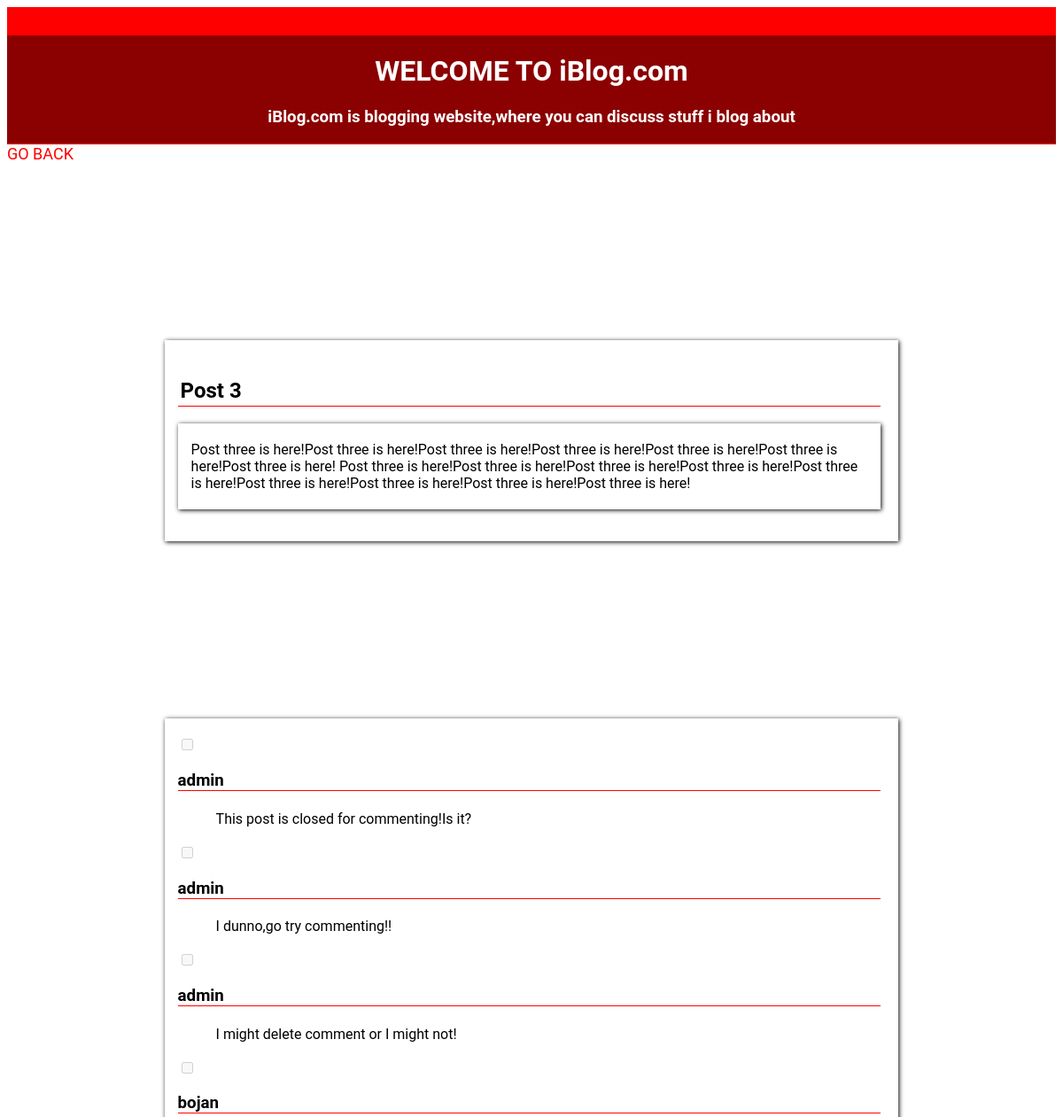
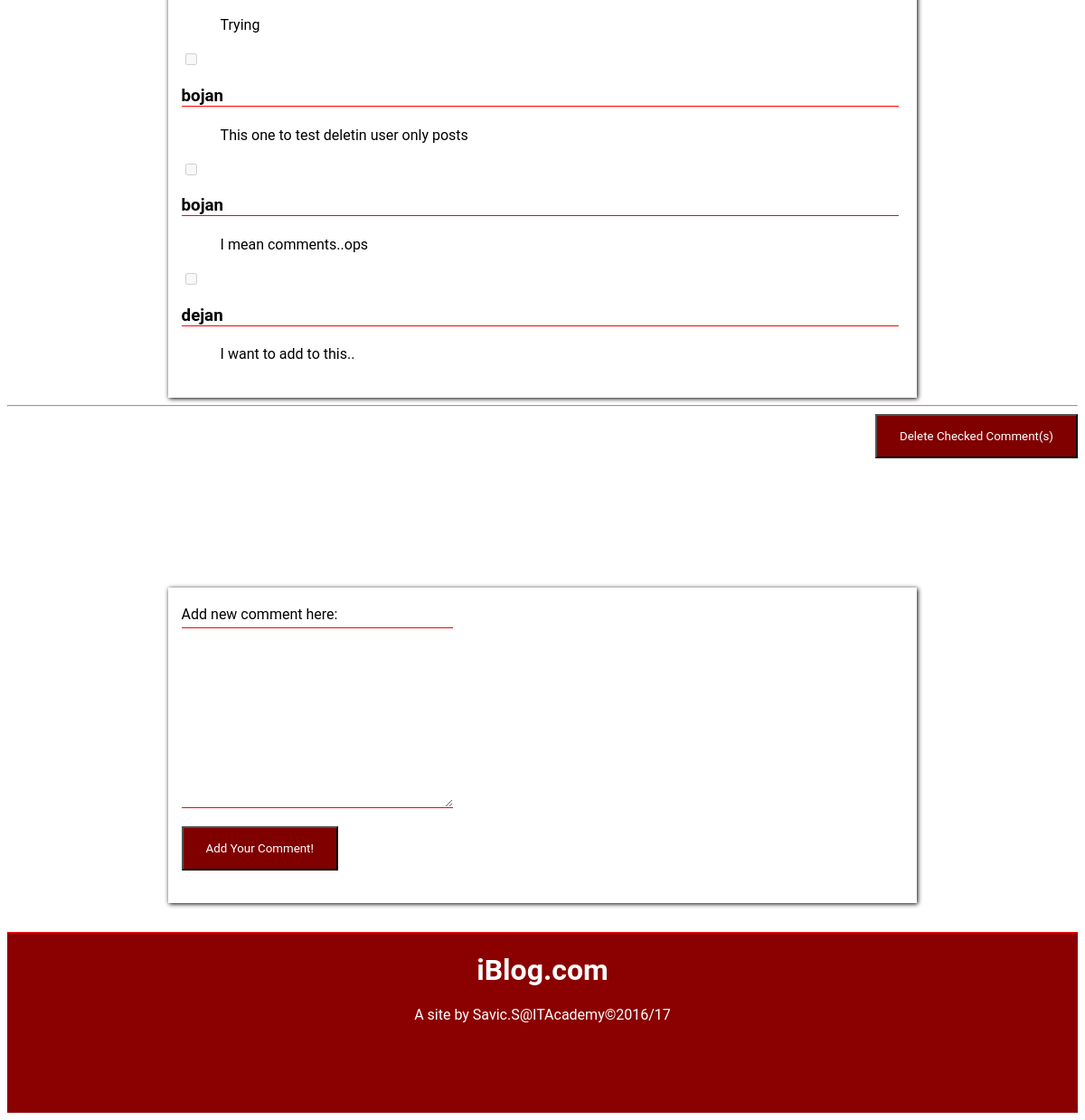
Screenshot of /post.php?id=3 with the database file from the repository (2 pictures, top to bottom).
### tables this page shows
CREATE TABLE `posts` (
  `post_id` int(11) NOT NULL AUTO_INCREMENT,
  `user_name` varchar(50) NOT NULL,
  `title` varchar(225) DEFAULT NULL,
  `body` text,
  `category_id` int(11) NOT NULL,
  `posted` datetime DEFAULT NULL,
  PRIMARY KEY (`post_id`),
  KEY `category_id_fk_idx` (`category_id`),
  CONSTRAINT `category_id_fk` FOREIGN KEY (`category_id`) REFERENCES `categories` (`category_id`) ON DELETE NO ACTION ON UPDATE NO ACTION
);

CREATE TABLE `comments` (
  `comment_id` int(11) NOT NULL AUTO_INCREMENT,
  `post_id` int(11) NOT NULL,
  `username` varchar(45) DEFAULT NULL,
  `comment` text,
  PRIMARY KEY (`comment_id`),
  KEY `post_id_fk_idx` (`post_id`)
);

### post.php (the view, shortened to what this page needs)
<?php
include ('connect.php');
if (!isset($_GET['id'])){
  header('Location: index.php');
  exit();
}else{
  $id = $_GET['id'];
}
$sql = "SELECT title,body FROM posts WHERE post_id='$id'";
$query = $con->query($sql);
?>
<!DOCTYPE html>
<html lang="en">
	<head>
                <link rel="stylesheet" type="text/css" href="css/style.css" />
	</head>
    <?php
    include("header.php");
    ?>
  <body>
  <a href="index.php">GO BACK</a>
    <div>
        <div id="post">
          <?php
            $row = $query->fetch_assoc();
            echo "<h2>".$row['title']."</h2>";
            echo "<p>".$row['body']."</p>";
          ?>
        </div>
      <div id="comments">
          <?php
            $showCommentQuery =$con->query("SELECT * FROM comments WHERE post_id = '$id' ORDER BY comment_id ASC");
            while($row = $showCommentQuery->fetch_assoc()):
          ?>
                <form method="post" action="del_comm.php">
                    <div>
                       <span><input type="checkbox" name="checkbox[]" id="checkbox"  value="<?php echo $row['comment_id'];?>"
                       <?php
                         if ($_SESSION['username'] != 'admin' && $_SESSION['username']!= $row['username']){
                           ?>
                            disabled
                                <?php
                         }?>>
                        <h3><?php echo $row['username']; ?></h3></span>
                        <blockquote><?php echo $row['comment'];?></blockquote>
                    </div>
                  <?php endwhile;?>
                </form>
      </div>
        <hr/>
        <input type="submit" name="delComm" value="Delete Checked Comment(s)" style="float: right;"/>
      <div id="comment">
        <form method="post" action="">
            <label style="display: block">Add new comment here: </label>
          <textarea name="comment" style="width:300px;height: 200px;padding: 5px;margin: auto; "></textarea>
          <p><input type="submit" name="submit" value="Add Your Comment!"/></p>
        </form>
      </div>
    </div>
  </body>
    <?php
    include("footer.php");
    ?>
</html>

### header.php (shortened to what this page needs)
<!DOCTYPE html>
<html lang="en">
<head>
  <link rel="stylesheet" type="text/css" href="css/style.css" />
</head>
<header>
    <h1>WELCOME TO iBlog.com</h1>
    <h3>iBlog.com is blogging website,where you can discuss stuff i blog about</h3>
</header>

### footer.php (shortened to what this page needs)
<footer>
  <h1>iBlog.com</h1>
  <p>A site by Savic.S@ITAcademy&copy;2016/17</p>
</footer>

### css/style.css (style rules this page uses)
* { box-sizing: border-box; font-family: "Roboto","Droid Sans",sans-serif; }
input[type='submit'],input[type='button'] { background-color: maroon; color:white; padding:15px 25px; }
a { font-size:large; background-color:transparent; color:red; text-decoration:none; }
#comment { width:70%; height:auto; margin:auto; margin-top: 200px; padding:20px 20px 20px 15px; box-shadow:1px 1px 5px 0px; }
#comment label { padding-bottom:5px; }
#comment textarea { border-style:none; border-bottom:1px solid red; border-top:1px solid red; }
#comments { width:70%; height:auto; margin:auto; margin-top: 200px; padding:20px 20px 20px 15px; box-shadow:1px 1px 5px 0px; }
#comments input { padding: 3px; border-style:none; }
#comments h3 { border-bottom: 1px solid red; }
#comments blockquote { padding: 3px; }
#post { width:70%; height:auto; margin:auto; margin-top: 200px; padding:20px 20px 20px 15px; box-shadow:1px 1px 5px 0px; }
#post h2 { padding: 3px; border-bottom: 1px solid red; }
#post p { padding:20px 20px 20px 15px; box-shadow:1px 1px 5px 0px }
body { min-height: 50%; }
header { background-color:darkred; color:white; padding: 0px; margin:0px; border-top:2em solid red; border-bottom:1px solid red; text-align:center; height: 25%; }
footer { width:100%; height:200px; background-color:darkred; color:white; border-top:1px solid red; text-align:center; margin-top: 2em; margin-bottom: 0; }

### rows the page displays
posts: title "Post 3", body "Post three is here!Post three is here!Post three is here!Post three is here!Post three is here!Post three is here!Post three is here! Post three is here!Post three is here!Post three is here!Post three is here!Post three is here!Post three is here!Post three is here!Post three is here!Post three is here!"
comments: username "admin", comment "This post is closed for commenting!Is it?"
comments: username "admin", comment "I dunno,go try commenting!!"
comments: username "admin", comment "I might delete comment or I might not!"
comments: username "bojan", comment "Trying"
comments: username "bojan", comment "This one to test deletin user only posts"
comments: username "bojan", comment "I mean comments..ops"
comments: username "dejan", comment "I want to add to this.."
